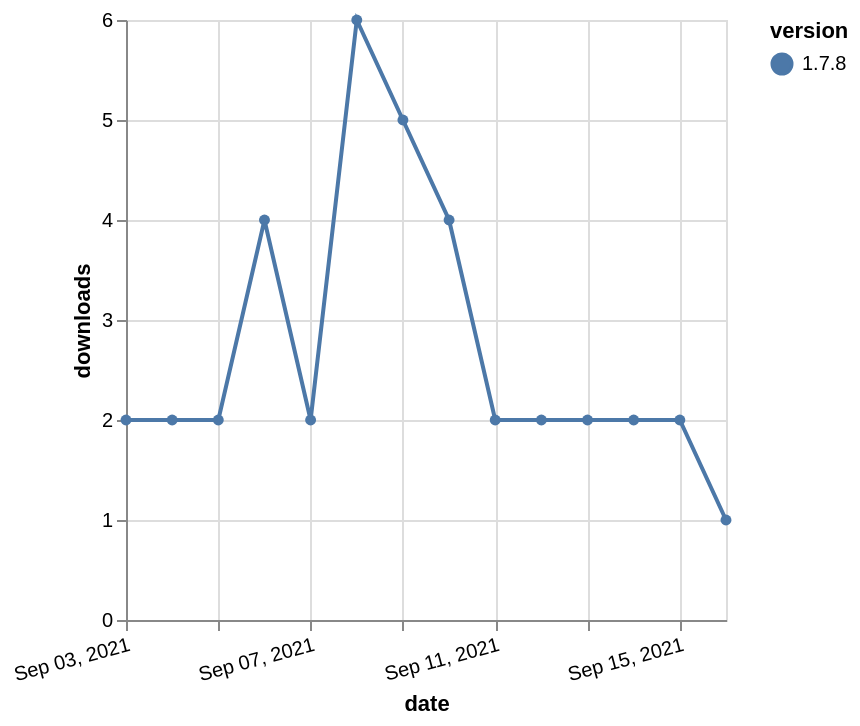

Specify this chart in Vega-Lite:
### Vega-Lite specification from a JSON file in a GitHub repository (floating-point values rounded to 4 significant figures)
{"$schema": "https://vega.github.io/schema/vega-lite/v5.json", "description": "A simple bar chart with embedded data.", "data": {"values": [{"date": "2021-09-03", "total": 3046, "delta": 2, "version": "1.7.8"}, {"date": "2021-09-04", "total": 3048, "delta": 2, "version": "1.7.8"}, {"date": "2021-09-05", "total": 3050, "delta": 2, "version": "1.7.8"}, {"date": "2021-09-06", "total": 3054, "delta": 4, "version": "1.7.8"}, {"date": "2021-09-07", "total": 3056, "delta": 2, "version": "1.7.8"}, {"date": "2021-09-08", "total": 3062, "delta": 6, "version": "1.7.8"}, {"date": "2021-09-09", "total": 3067, "delta": 5, "version": "1.7.8"}, {"date": "2021-09-10", "total": 3071, "delta": 4, "version": "1.7.8"}, {"date": "2021-09-11", "total": 3073, "delta": 2, "version": "1.7.8"}, {"date": "2021-09-12", "total": 3075, "delta": 2, "version": "1.7.8"}, {"date": "2021-09-13", "total": 3077, "delta": 2, "version": "1.7.8"}, {"date": "2021-09-14", "total": 3079, "delta": 2, "version": "1.7.8"}, {"date": "2021-09-15", "total": 3081, "delta": 2, "version": "1.7.8"}, {"date": "2021-09-16", "total": 3082, "delta": 1, "version": "1.7.8"}]}, "width": "container", "mark": {"type": "line", "point": {"filled": true}}, "encoding": {"x": {"field": "date", "type": "temporal", "timeUnit": "yearmonthdate", "title": "date", "axis": {"labelAngle": -15}}, "y": {"field": "delta", "type": "quantitative", "title": "downloads"}, "color": {"field": "version", "type": "nominal"}, "tooltip": {"field": "delta"}}}
